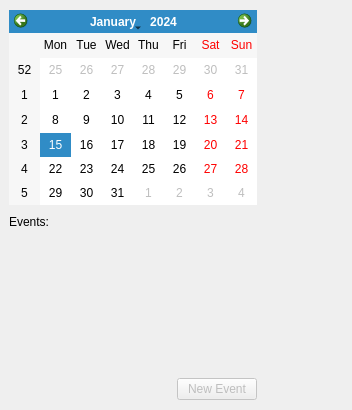
<?xml version="1.0" encoding="UTF-8"?>
<ui version="4.0">
 <class>CalendarWidget</class>
 <widget class="QWidget" name="CalendarWidget">
  <property name="geometry">
   <rect>
    <x>0</x>
    <y>0</y>
    <width>352</width>
    <height>410</height>
   </rect>
  </property>
  <property name="windowTitle">
   <string>CalendarWidget</string>
  </property>
  <layout class="QVBoxLayout" name="verticalLayout">
   <property name="spacing">
    <number>6</number>
   </property>
   <property name="leftMargin">
    <number>0</number>
   </property>
   <property name="topMargin">
    <number>10</number>
   </property>
   <property name="rightMargin">
    <number>0</number>
   </property>
   <property name="bottomMargin">
    <number>10</number>
   </property>
   <item>
    <layout class="QHBoxLayout" name="horizontalLayout">
     <property name="spacing">
      <number>0</number>
     </property>
     <property name="sizeConstraint">
      <enum>QLayout::SetMinimumSize</enum>
     </property>
     <property name="leftMargin">
      <number>9</number>
     </property>
     <property name="rightMargin">
      <number>9</number>
     </property>
     <item>
      <layout class="QVBoxLayout" name="verticalLayout_2">
       <property name="rightMargin">
        <number>20</number>
       </property>
       <item>
        <widget class="QCalendarWidget" name="calendarWidget"/>
       </item>
       <item>
        <layout class="QGridLayout" name="gridLayout">
         <property name="topMargin">
          <number>10</number>
         </property>
         <item row="1" column="1">
          <spacer name="verticalSpacer">
           <property name="orientation">
            <enum>Qt::Vertical</enum>
           </property>
           <property name="sizeHint" stdset="0">
            <size>
             <width>20</width>
             <height>40</height>
            </size>
           </property>
          </spacer>
         </item>
         <item row="2" column="1">
          <widget class="QPushButton" name="pushButton">
           <property name="enabled">
            <bool>false</bool>
           </property>
           <property name="text">
            <string>New Event</string>
           </property>
          </widget>
         </item>
         <item row="2" column="0">
          <spacer name="horizontalSpacer_2">
           <property name="orientation">
            <enum>Qt::Horizontal</enum>
           </property>
           <property name="sizeHint" stdset="0">
            <size>
             <width>40</width>
             <height>20</height>
            </size>
           </property>
          </spacer>
         </item>
         <item row="0" column="0">
          <widget class="QLabel" name="label">
           <property name="text">
            <string>Events:</string>
           </property>
          </widget>
         </item>
        </layout>
       </item>
      </layout>
     </item>
     <item>
      <spacer name="horizontalSpacer">
       <property name="orientation">
        <enum>Qt::Horizontal</enum>
       </property>
       <property name="sizeHint" stdset="0">
        <size>
         <width>40</width>
         <height>20</height>
        </size>
       </property>
      </spacer>
     </item>
    </layout>
   </item>
  </layout>
 </widget>
 <resources/>
 <connections/>
</ui>
